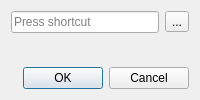
<?xml version="1.0" encoding="UTF-8"?>
<ui version="4.0">
 <class>ShortcutDialog</class>
 <widget class="QDialog" name="ShortcutDialog">
  <property name="geometry">
   <rect>
    <x>0</x>
    <y>0</y>
    <width>200</width>
    <height>100</height>
   </rect>
  </property>
  <property name="windowTitle">
   <string>Dialog</string>
  </property>
  <layout class="QVBoxLayout" name="verticalLayout">
   <item>
    <layout class="QHBoxLayout" name="horizontalLayout">
     <item>
      <widget class="QKeySequenceEdit" name="keySequenceEdit"/>
     </item>
     <item>
      <widget class="QToolButton" name="clearButton">
       <property name="text">
        <string>...</string>
       </property>
       <property name="icon">
        <iconset theme="edit-clear-locationbar-rtl"/>
       </property>
      </widget>
     </item>
    </layout>
   </item>
   <item>
    <widget class="QLabel" name="warning">
     <property name="text">
      <string/>
     </property>
    </widget>
   </item>
   <item>
    <widget class="QDialogButtonBox" name="buttonBox">
     <property name="orientation">
      <enum>Qt::Horizontal</enum>
     </property>
     <property name="standardButtons">
      <set>QDialogButtonBox::Cancel|QDialogButtonBox::Ok</set>
     </property>
    </widget>
   </item>
  </layout>
 </widget>
 <resources/>
 <connections>
  <connection>
   <sender>buttonBox</sender>
   <signal>accepted()</signal>
   <receiver>ShortcutDialog</receiver>
   <slot>accept()</slot>
   <hints>
    <hint type="sourcelabel">
     <x>195</x>
     <y>85</y>
    </hint>
    <hint type="destinationlabel">
     <x>157</x>
     <y>99</y>
    </hint>
   </hints>
  </connection>
  <connection>
   <sender>buttonBox</sender>
   <signal>rejected()</signal>
   <receiver>ShortcutDialog</receiver>
   <slot>reject()</slot>
   <hints>
    <hint type="sourcelabel">
     <x>195</x>
     <y>91</y>
    </hint>
    <hint type="destinationlabel">
     <x>199</x>
     <y>99</y>
    </hint>
   </hints>
  </connection>
  <connection>
   <sender>clearButton</sender>
   <signal>clicked()</signal>
   <receiver>keySequenceEdit</receiver>
   <slot>clear()</slot>
   <hints>
    <hint type="sourcelabel">
     <x>181</x>
     <y>19</y>
    </hint>
    <hint type="destinationlabel">
     <x>146</x>
     <y>15</y>
    </hint>
   </hints>
  </connection>
 </connections>
</ui>
